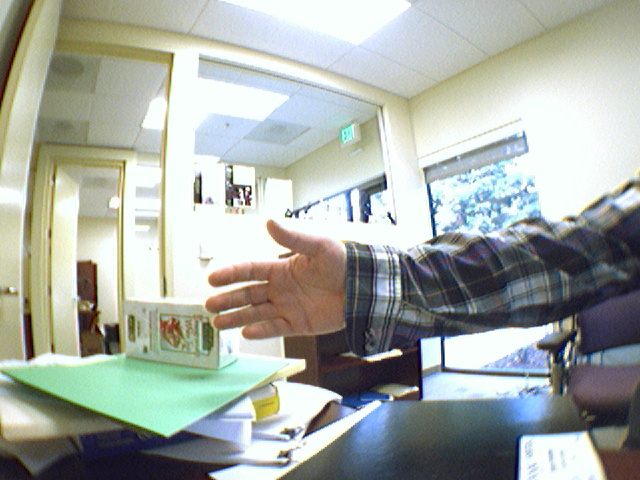
//> input picture tests/im1.jpg, 640 x 480 px
$ ./opticalflow_srl im1.jpg im2.jpg   (built with g++ and OpenCV 4)
//> lines starting //> are read from the running program, lines starting //| are printed output that depends on the picture
/* License:
   July 20, 2011
   Standard BSD
   BOOK: It would be nice if you cited it:
   Learning OpenCV 2: Computer Vision with the OpenCV Library
     by Gary Bradski and Adrian Kaehler
     Published by O'Reilly Media

   AVAILABLE AT:
     http://www.amazon.com/Learning-OpenCV-Computer-Vision-Library/dp/0596516134
     Or: http://oreilly.com/catalog/9780596516130/
     ISBN-10: 0596516134 or: ISBN-13: 978-0596516130
   Main OpenCV site
   http://opencv.willowgarage.com/wiki/
   * An active user group is at:
     http://tech.groups.yahoo.com/group/OpenCV/
   * The minutes of weekly OpenCV development meetings are at:
     http://pr.willowgarage.com/wiki/OpenCV
*/

#include <iostream>
#include <opencv2/opencv.hpp>
#include <time.h>

using namespace cv;
using namespace std;

int main(int argc, char** argv) {
	// Initialize, load two images from the file system, and
	// allocate the images and other structures we will need for
	// results.

	if(argc!=3){
		printf("Insufficient / Extra arguements provided\n");
		return -1;
	}

	char * image1,*image2;
	image1 = argv[1];
	image2 = argv[2];

	Mat imgA = imread(image1,CV_LOAD_IMAGE_GRAYSCALE);
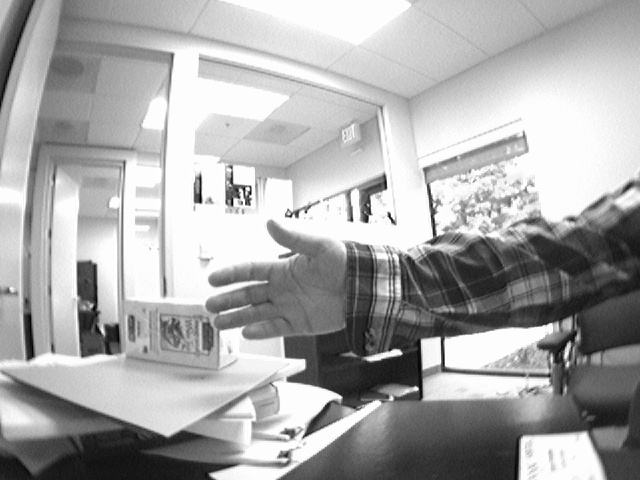
//> imgA: 480 rows x 640 cols, CV_8UC1; min 0, max 255, mean 168.8
	Mat imgB = imread(image2,CV_LOAD_IMAGE_GRAYSCALE);
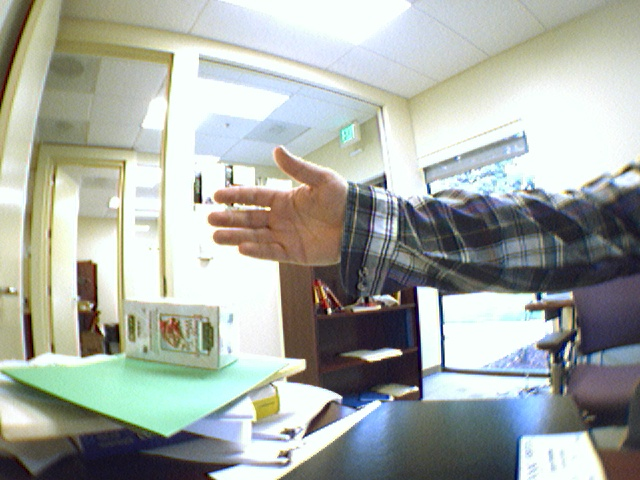
//> input picture tests/im2.jpg, 640 x 480 px
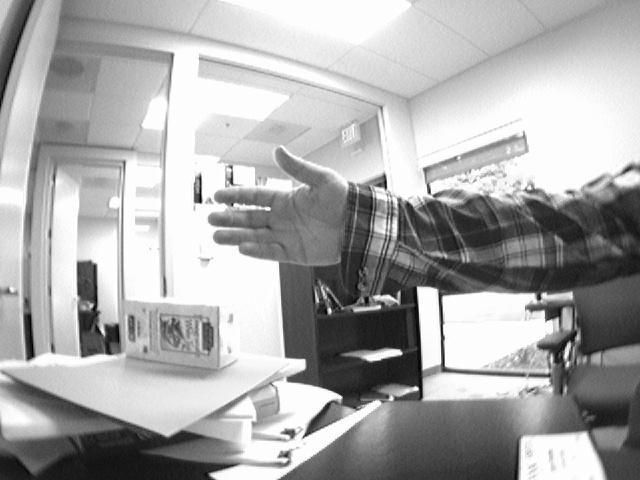
//> imgB: 480 rows x 640 cols, CV_8UC1; min 0, max 255, mean 169.3

	if(!imgA.data || !imgB.data){
		printf("Either or both of the images are empty\n");
		return -1;
	}

	Size img_sz = imgA.size();
//> img_sz = Size(640, 480)
	int win_size = 10;
	Mat imgC = imread(image1,CV_LOAD_IMAGE_UNCHANGED);
//> imgC is the input picture: 480 rows x 640 cols, CV_8UC3; mean B, G, R 164.4, 171.2, 165.4

	// The first thing we need to do is get the features
	// we want to track.
	vector<Point2f> cornersA, cornersB;
	const int MAX_CORNERS = 500;
	goodFeaturesToTrack(imgA, cornersA, MAX_CORNERS, 0.01, 5, noArray(), 3, false, 0.04);
//> cornersA = 500 Points (x, y), first 12: [305, 212], [200, 202], [249, 204], [351, 220], [371, 214], [437, 235], [388, 212], [401, 353], [239, 197], [250, 196], [367, 222], [250, 186]

	cornerSubPix(imgA, cornersA, Size(win_size, win_size), Size(-1,-1),
	TermCriteria(CV_TERMCRIT_ITER|CV_TERMCRIT_EPS,20,0.03));
//> cornersA = 500 Points (x, y), first 12: [305, 212], [199.2, 203.2], [245.5, 202.6], [353.6, 220.5], [367, 220.5], [437, 235], [390.6, 218.4], [402.5, 352], [245.5, 202.6], [245.5, 202.6], [366.8, 220.7], [246.4, 190.7]

	vector<uchar> features_found;

	clock_t begin = clock();

	// Call the Lucas Kanade algorithm
	calcOpticalFlowPyrLK(imgA, imgB, cornersA, cornersB, features_found, noArray(),
	Size(win_size*4+1,win_size*4+1), 5,
	TermCriteria( CV_TERMCRIT_ITER | CV_TERMCRIT_EPS, 20, .3 ));
//> cornersB = 500 Points (x, y), first 12: [286.9, 192.8], [199.2, 203.2], [247.5, 210.7], [351.5, 151.4], [365.3, 155.4], [434.2, 186.9], [389.2, 161.4], [402.4, 351.6], [247.5, 210.7], [247.5, 210.7], [365, 157.2], [246.4, 192.7]; features_found = 500 values from 1 to 1

	// Now make some image of what we are looking at:
	for( int i = 0; i < (int)cornersA.size(); i++ ) {
		if( !features_found[i] )
		continue;
		arrowedLine(imgC, cornersA[i], cornersB[i], Scalar(0,0,255),1, CV_AA);
	}
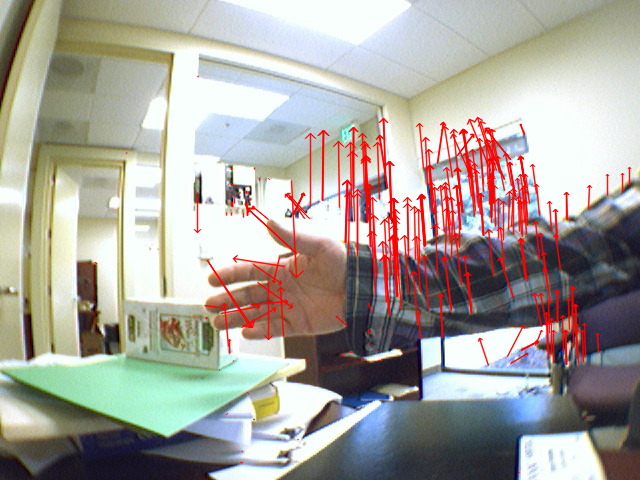
//> imgC: 480 rows x 640 cols, CV_8UC3; mean B, G, R 157.1, 164, 168.6

	clock_t end = clock();
	printf("%f", (double)(end - begin) / CLOCKS_PER_SEC);
	return 0;
}
